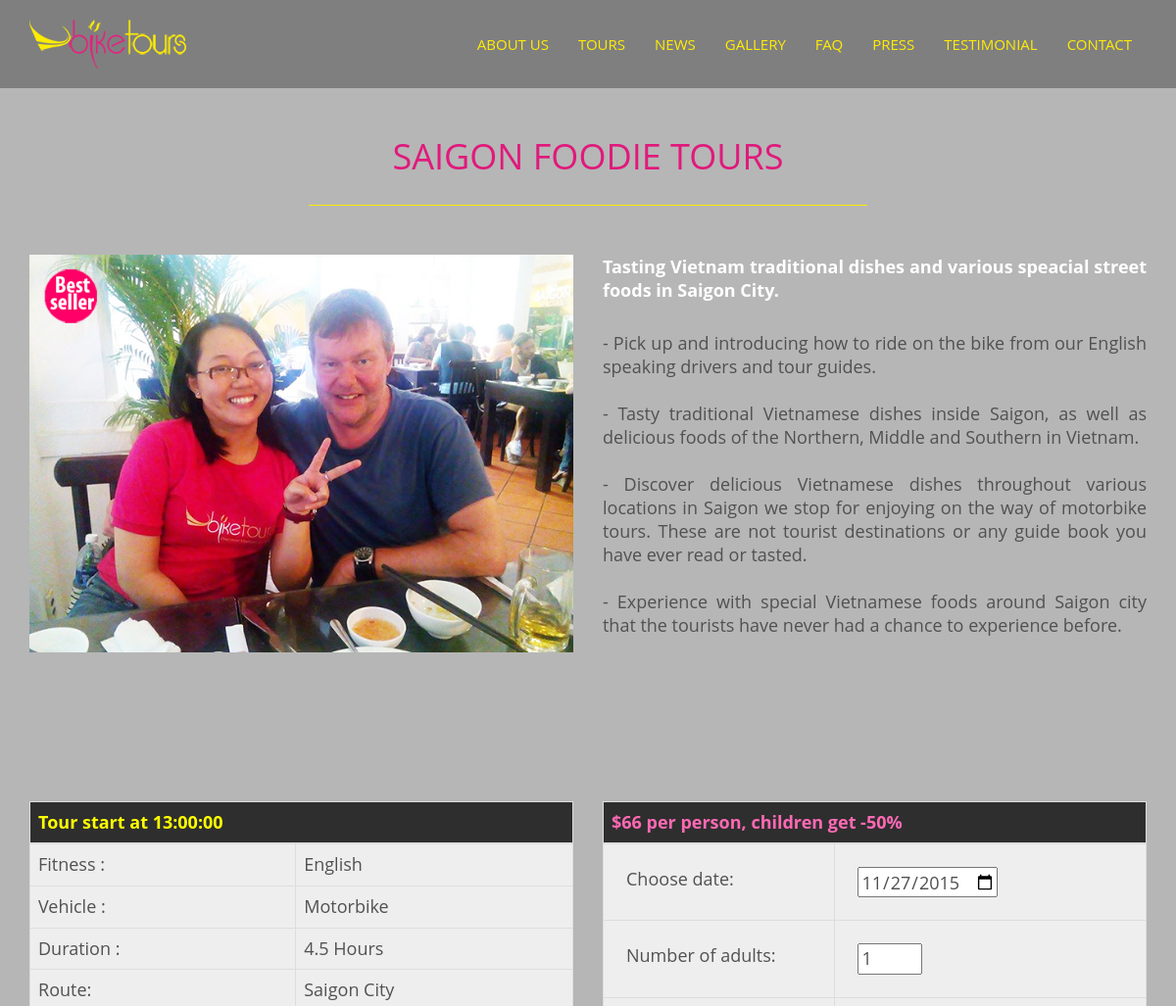
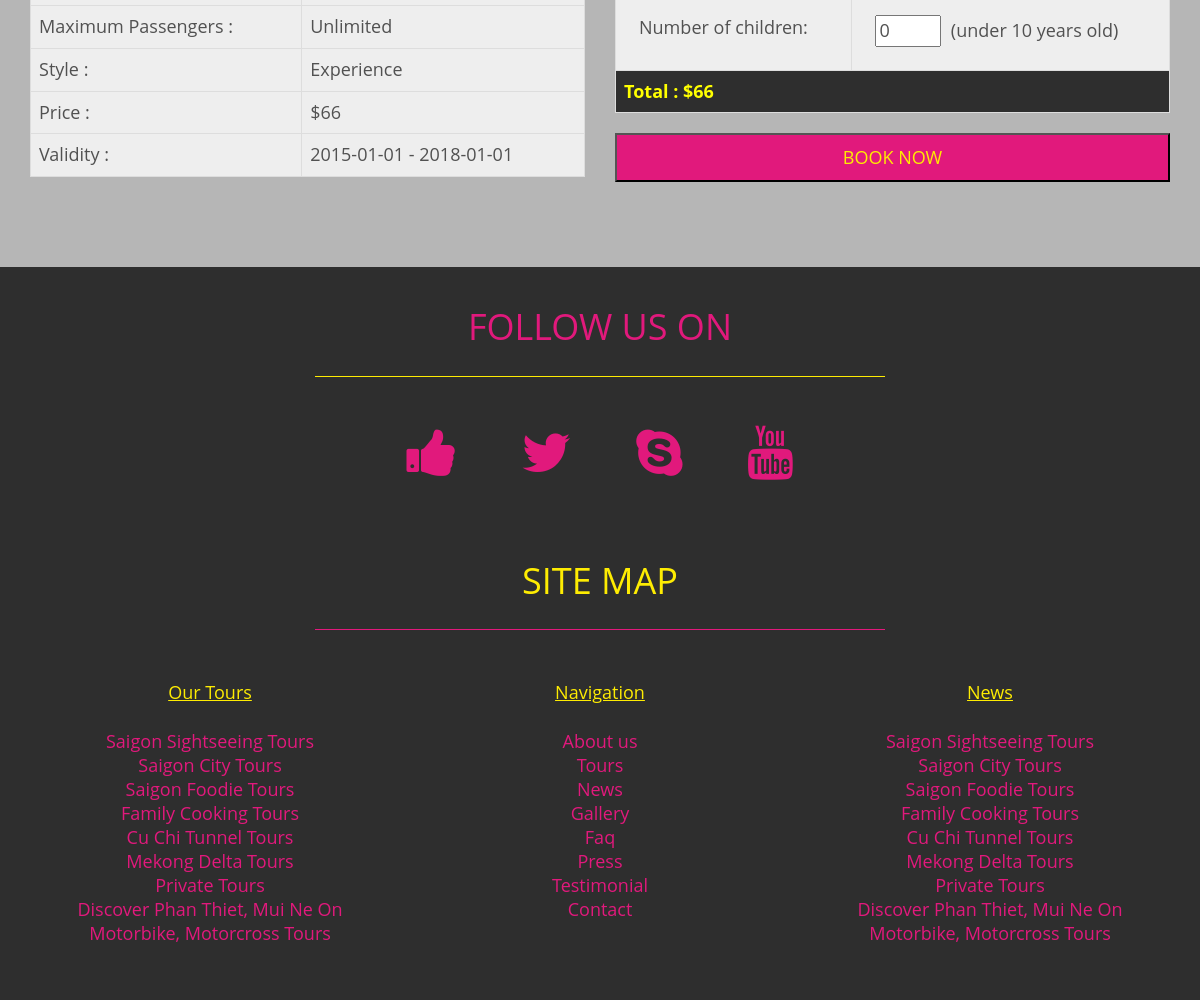
The page /index.php?page=tour&tour_id=3 on the database its author committed (2 pictures, top to bottom).
### tables this page shows
CREATE TABLE IF NOT EXISTS `tour` (
  `id` int(10) unsigned NOT NULL AUTO_INCREMENT,
  `name` varchar(500) NOT NULL,
  `summary` varchar(500) NOT NULL,
  `description` varchar(5000) NOT NULL,
  `fitness` varchar(500) NOT NULL,
  `vehicle` varchar(500) NOT NULL,
  `duration` varchar(500) NOT NULL,
  `style` varchar(500) NOT NULL,
  `route` varchar(5000) NOT NULL,
  `nb_passenger_max` int(11) NOT NULL,
  `price` double NOT NULL,
  `start_time` time NOT NULL,
  `validity_start` date NOT NULL,
  `validity_end` date NOT NULL,
  `picture` varchar(5000) NOT NULL,
  PRIMARY KEY (`id`),
  KEY `id` (`id`)
);

### View/tour.php (called while the page is built)
<?php
include 'View/header.php';
include 'View/sections/tour_section.php';
include 'View/footer.php';
?>

### Controller/tour_ctl.php (called while the page is built)
<?php
$tour_dao=new TourDAO($db);
$id_tour=$_GET['tour_id'];
$tour=$tour_dao->get($id_tour);
include 'View/tour.php';
?>

### Model/Classes/DAO/TourDAO.php (called while the page is built, shortened)
<?php
class TourDAO
{
  private $_db;
  public function get($id)
  {
    $id = (int) $id;
    $query = $this->_db->query('SELECT * FROM tour WHERE id = '.$id);
    $tour_datas = $query->fetch(PDO::FETCH_ASSOC);
    return new Tour($tour_datas);
  }
  public function getList()
  {
    $tours = [];
    $query = $this->_db->query('SELECT * FROM tour ORDER BY id');
    if($query!=null){
    while ($datas = $query->fetch(PDO::FETCH_ASSOC))
    {
      $tours[] = new Tour($datas);
    }
    }
    return $tours;
  }
  public function setDb(PDO $db)
  {
    $this->_db = $db;
  }
}
?>

### Model/Classes/Tour.php (called while the page is built, shortened)
<?php
class Tour {
	private $_id;
	private $_name;
	private $_summary;
	private $_description;
	private $_fitness;
	private $_vehicle;
	private $_duration;
	private $_style;
	private $_route;
	private $_nb_passenger_max;
	private $_price;
	private $_start_time;
	private $_validity_start;
	private $_validity_end;
	private $_picture;
	public function hydrate(array $tour)
	{
		foreach ($tour as $key => $value)
		{
			$method = 'set_'.ucfirst($key);
		}
	}
	public function get_id() {
		return $this->_id;
	}
	public function get_name() {
		return $this->_name;
	}
	public function get_summary() {
		return $this->_summary;
	}
	public function get_description() {
		return $this->_description;
	}
	public function get_fitness() {
		return $this->_fitness;
	}
	public function get_vehicle() {
		return $this->_vehicle;
	}
	public function get_duration() {
		return $this->_duration;
	}
	public function get_style() {
		return $this->_style;
	}
	public function get_route() {
		return $this->_route;
	}
	public function get_nb_passenger_max() {
		return $this->_nb_passenger_max;
	}
	public function get_price() {
		return $this->_price;
	}
	public function get_start_time() {
		return $this->_start_time;
	}
	public function get_validity_start() {
		return $this->_validity_start;
	}
	public function get_validity_end() {
		return $this->_validity_end;
	}
	public function get_picture() {
		return $this->_picture;
	}
	public function set_id($id) {
		$this->_id = $id;
	}
	public function set_name($name) {
		$this->_name = $name;
	}
	public function set_summary($summary) {
		$this->_summary = $summary;
	}
	public function set_description($description) {
		$this->_description = $description;
	}
	public function set_fitness($fitness) {
		$this->_fitness = $fitness;
	}
	public function set_vehicle($vehicle) {
		$this->_vehicle = $vehicle;
	}
	public function set_duration($duration) {
		$this->_duration = $duration;
	}
	public function set_style($style) {
		$this->_style = $style;
	}
	public function set_route($route) {
		$this->_route = $route;
	}
	public function set_nb_passenger_max($nb_passenger_max) {
		$this->_nb_passenger_max = $nb_passenger_max;
	}
	public function set_price($price) {
		$this->_price = $price;
	}
	public function set_start_time($start_time) {
		$this->_start_time = $start_time;
	}
	public function set_validity_start($validity_start) {
		$this->_validity_start = $validity_start;
	}
	public function set_validity_end($validity_end) {
		$this->_validity_end = $validity_end;
	}
	public function set_picture($picture) {
		$this->_picture = $picture;
	}
}
?>

### View/tour_infos.php (the view)
<div id="tour_infos" class="col-xs-12 col-md-11 col-lg-6">
	<div>
		<table id="table_infos_tour" class="table table-bordered">
			<thead>
				<th colspan="2">Tour start at <?php echo $tour->get_start_time();?></th>
			</thead>
			<tbody>
				<tr>
					<td>Fitness :</td>
					<td><?php echo $tour->get_fitness ();?></td>
				</tr>
				<tr>
					<td>Vehicle :</td>
					<td><?php echo $tour->get_vehicle ();?></td>
				</tr>
				<tr>
					<td>Duration :</td>
					<td><?php echo $tour->get_duration ();?></td>
				</tr>
				<tr>
					<td>Route:</td>
					<td><?php echo $tour->get_route ();?></td>
				</tr>
				<tr>
					<td>Maximum Passengers :</td>
					<td><?php
					if ($tour->get_nb_passenger_max () != 0)
						echo $tour->get_nb_passenger_max ();
					else
						echo "Unlimited";?>
					</td>
				</tr>
				<tr>
					<td>Style :</td>
					<td><?php echo $tour->get_style ();?></td>
				</tr>
				<tr>
					<td>Price :</td>
					<td><?php echo "$".$tour->get_price ();?></td>
				</tr>
				<tr>
					<td>Validity :</td>
					<td><?php echo $tour->get_validity_start () . " - " . $tour->get_validity_end ();?></td>
				</tr>
			</tbody>
		</table>
	</div>
</div>

### View/sections/tour_section.php (shortened to what this page needs)
<section id="tour" style="padding-top: 140px;">
	<div class="container">
		<div class="row">
			<div class="sec-title text-center wow animated fadeInDown">
				<h2> <?php echo $tour -> get_name();?> </h2>
			</div>
			<div id="image_tour" class="col-xs-12 col-md-11 col-lg-6">
				<img id="image_tour" alt="<?php echo $tour->get_picture();?>"
					src="img/uploads/tours/<?php echo str_replace(" ", "_",$tour->get_name());?>/<?php echo $tour->get_picture ();?>" />
			</div>
			<div id="summary_tour" class="col-xs-12 col-md-11 col-lg-6">
				<?php
				echo "<b>" . $tour->get_summary () . "</b>";
				?>
			</div>
			<div id="description_tour" class="col-xs-12 col-md-11 col-lg-6">
				<?php
				echo str_replace ( "\n- ", "<BR/><BR/>- ", $tour->get_description () ) . "<BR/><BR/>";
				?>
			</div>
				<?php include 'View/tour_infos.php';?>
				<?php include 'View/booking_form.php';?>
		</div>
	</div>
</section>

### View/booking_form.php (shortened to what this page needs)
<div id="booking" class="col-xs-12 col-md-11 col-lg-6">
	<form method="post" action="index.php?page=cart&action=add">
		<div>
			<table id="table_booking_tour" class="table table-bordered">
				<thead>
					<th colspan="2">$<?php echo $tour->get_price()?> per person, children get -50%</th>
				</thead>
				<tbody>
					<tr>
						<td>Choose date:</td>
						<td><input id="booking_date" name="booking_date" type="date" required="required" value="<?php echo date("Y-m-d");?>" min="<?php echo date("Y-m-d");?>" max="2099-12-31"/></td>
					</tr>
					<tr>
						<td>Number of adults:</td>
						<td><input type="number" id="booking_nb_adults" name="booking_nb_adults" value="1" min="1" max="50" required="required"> </td>
					</tr>
					<tr>
						<td>Number of children:</td>
						<td><input type="number" id="booking_nb_children" name="booking_nb_children" value="0" min="0" max="50"> &nbsp;(under 10 years old)</td>
					</tr>
				</tbody>
				<tfoot>
					<th id="validation_booking" colspan="2">Total :<?php echo " $".$tour->get_price()?></th>
				</tfoot>
			</table>
		</div>
		<button id="submit_booking" name="submit_booking" type="submit"
			class=" btn-pink btn-effect col-xs-12 ">BOOK
			NOW</button>
	</form>
</div>

### View/footer.php (shortened to what this page needs)
</main>
<footer id="footer">
<section id="follow_us_section">
		<div class="container">
			<div class="row" >
				<div class="sec-title text-center wow animated fadeInDown">
					<h2> Follow Us On</h2>
				</div>
				<div id="footer-social" class="footer-social">
					<ul class="footer_list">
						<li class="wow animated zoomIn"><a href="#"><i class="fa fa-thumbs-up fa-3x"></i></a></li>
						<li class="wow animated zoomIn" data-wow-delay="0.4s"><a href="#"><i class="fa fa-twitter fa-3x"></i></a></li>
						<li class="wow animated zoomIn" data-wow-delay="0.8s"><a href="#"><i class="fa fa-skype fa-3x"></i></a></li>
						<li class="wow animated zoomIn" data-wow-delay="1.2s"><a href="#"><i class="fa fa-youtube fa-3x"></i></a></li>
				</ul>
			</div>
</section>
<section id="site_map_section" class="parallax">
<div class="container">
	<div class="row" >
		<div class="sec-title text-center wow animated fadeInDown">
			<h2>SITE MAP</h2>
		</div>
		<div id="tourlinks" class="links col-lg-4 col-md-4 col-xs-12">
				<li><a href="index.php#tours_section" style="text-decoration: underline; color: #feec02;">Our Tours</a></li>
				<p><br/></p>
				<?php
					$tour_dao = new TourDAO($db);
					$tours_list=$tour_dao->getList();
					foreach ( $tours_list as $tour ) {
				?>
				<li><a href="index.php?page=tour&tour_id=<?php echo $tour->get_id() ?>">
				<?php
					echo $tour->get_name () ;
				?>
				</a></li>
				<?php }?>
		</div>
		<div id="navlinks"class="links col-lg-4 col-md-4 col-xs-12">
			<li><a href="#" style="text-decoration: underline; color: #feec02;">Navigation</a></li>
			<p><br/></p>
			<li><a href="index.php#about">About us</a></li>
			<li><a href="index.php#tours_section">Tours</a></li>
			<li><a href="index.php#news">News</a></li>
			<li><a href="index.php#gallery">Gallery</a></li>
			<li><a href="index.php#faq">Faq</a></li>
			<li><a href="index.php#press">Press</a></li>
			<li><a href="index.php#testimonials">Testimonial</a></li>
			<li><a href="index.php#contact">Contact</a></li>
		</div>
		<div id="newslinks"class="links col-lg-4 col-md-4 col-xs-12">
				<li><a href="index.php#news" style="text-decoration: underline; color: #feec02;">News</a></li>
				<p><br/></p>
				<?php
					foreach ( $tours_list as $tour ) {
				?>
				<li><a href="index.php?page=tour&tour_id=<?php echo $tour->get_id() ?>">
				<?php
					echo $tour->get_name () ;
				?>
				</a></li>
				<?php }?>
		</div>
	</div>
</div>
</section>
</footer>
</body>
</html>

### View/css/main.css (style rules this page uses)
body { background-color: #b6b6b6; font-family: 'Open Sans', sans-serif; line-height: 24px; font-size: 18px; color: #515151; }
figure, p, address { margin: 0; }
p { line-height: 25px; }
a { color: #E1197C; -webkit-transition: all 0.3s ease-out 0s; -moz-transition: all 0.3s ease-out 0s; -ms-transition: all 0.3s ease-out 0s; -o-transition: all 0.3s ease-out 0s; transition: all 0.3s ease-out 0s; }
a, a:hover, a:focus, .btn:focus { text-decoration:inherit; outline: none; }
h1, h2, h3, h4, h5, h6, .h1, .h2, .h3, .h4, .h5, .h6 { font-family: 'Open Sans', sans-serif; color: #2e2e2e; }
main > section { padding: 70px 0; }
.btn-pink { background-color: #E1197C; box-shadow: 0 -2px 0 rgba(0, 0, 0, 0.15) inset; padding: 15px 55px; color: #FEEC02; line-height: 15px; }
.btn-effect { vertical-align: middle; box-shadow: 0 0 1px rgba(0, 0, 0, 0); position: relative; display: inline-block; -webkit-transform: translateZ(0); -moz-transform: translateZ(0); -ms-transform: translateZ(0); -o-transform: translateZ(0); transform: translateZ(0); -webkit-backface-visibility: hidden; -moz-backface-visibility: hidden; backface-visibility: hidden; -webkit-transition-property: color; -moz-transition-property: color; -ms-transition-property: color; transition-property: color; -webkit-transition-duration: 0.3s; -moz-transition-duration: 0.3s; -ms-transition-duration: 0.3s; transition-duration: 0.3s; -moz-osx-font-smoothing: grayscale; }
.btn-effect:before { content: ""; position: absolute; z-index: -1; top: 0; left: 0; right: 0; bottom: 0; background: #FF69B4; -webkit-transform: scaleX(0); -moz-transform: scaleX(0); -ms-transform: scaleX(0); transform: scaleX(0); -webkit-transform-origin: 0 50%; -moz-transform-origin: 0 50%; -ms-transform-origin: 0 50%; transform-origin: 0 50%; -webkit-transition-property: transform; -moz-transition-property: transform; -ms-transition-property: transform; transition-property: transform; -webkit-transition-duration: 0.3s; -moz-transition-duration: 0.3s; -ms-transition-duration: 0.3s; transition-duration: 0.3s; -webkit-transition-timing-function: ease-out; -moz-transition-timing-function: ease-out; -ms-transition-timing-function: ease-out; transition-timing-function: ease-out; }
.sec-title { margin-bottom: 50px; padding: 0 15px; }
.sec-title h2 { font-size: 36px; margin: 0 0 30px; padding-bottom: 30px; position: relative; text-transform: uppercase; color: #E1197C; }
.sec-title h2:after { border-bottom: 1px solid #FEEC02; content: ""; display: block; left: 25%; bottom: 0; position: absolute; width: 50%; }
.parallax { background-attachment: fixed; background-position: center top; background-repeat: no-repeat; background-size: cover; }
.parallax h2 { color: #FEEC02; }
.parallax h2:after { border-bottom: 1px solid #E1197C; }
#footer { background-color: #2E2E2E; padding: 40px 0 40px; color: #fff; }
#footer .links { padding-bottom: 15px; }
#follow_us_section { padding-bottom: 70px; }
#footer li { list-style-type: none; text-align: center; }
#footer-social { width: 50%; margin-left: 25%; }
.footer-social ul { padding: 0 30px; text-align: center; }
.footer-social ul li { display: inline-block; margin: 0 30px; text-align: center; }

### View/css/tour.css (style rules this page uses)
#tour .sec-title h2 { color: #E1197C; }
#tour .sec-title h2:after { border-bottom: 1px solid #FEEC02; content: ""; display: block; left: 25%; bottom: 0; position: absolute; width: 50%; }
#image_tour { text-align: center; }
#image_tour>img { vertical-align: middle; max-width: 100%; margin-bottom: 30px; max-height: 450px; }
#description_tour { margin-top: 30px; margin-bottom: 30px; height: 450px; overflow:auto; text-align: justify; }
#summary_tour { max-height: 50px; text-align: justify; color: #FFF; }
#tour th { background-color: #2e2e2e; }
#tour td { background-color: #eee; }
#table_infos_tour th { color: yellow!important; }

### View/css/booking_form.css (style rules this page uses)
#booking_date { height: 31px; }
#table_booking_tour th { color: #FF69B4; }
#table_booking_tour td { padding: 23px; }
#validation_booking { color: yellow!important; }

### View/css/cart.css (style rules this page uses)
#cart_table th, td { padding-left: 10px; padding-right: 10px; }

### rows shown on the page
tour: name "SAIGON FOODIE TOURS", picture (picture), summary "Tasting Vietnam traditional dishes and various speacial street foods in Saigon City.", description "- Pick up and introducing how to ride on the bike from our English speaking drivers and tour guides. - Tasty traditional Vietnamese dishes inside Saigon, as well as delicious foods of the Northern, Middle and Southern in Vietnam. - Discover delicious Vietnamese dishes throughout various locations in Saigon we stop for enjoying on the way of motorbike tours. These are not tourist destinations or any guide book you have ever read or tasted. - Experience with special Vietnamese foods around Saigon city that the tourists have never had a chance to experience before.", start_time "13:00:00", fitness "English", vehicle "Motorbike", duration "4.5 Hours", route "Saigon City", style "Experience", price "66", validity_start "2015-01-01", validity_end "2018-01-01", name "Saigon Foodie Tours"
tour: name "Saigon Sightseeing Tours"
tour: name "Saigon City Tours"
tour: name "Family Cooking Tours"
tour: name "Cu Chi Tunnel Tours"
tour: name "Mekong Delta Tours"
tour: name "Private Tours"
tour: name "Discover Phan Thiet, Mui Ne On Motorbike, Motorcross Tours"
